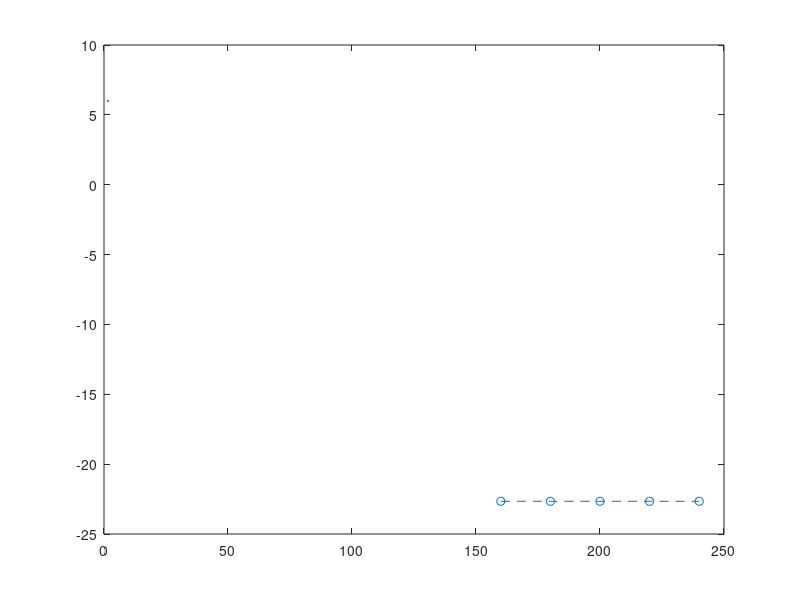

Recreate this plot in MATLAB. (Note: this script raises an error after producing the figure.)
clear
clc

cutoff_number = [160, 180, 200, 220, 240];
final_energy = [-22.6585633143, -22.6585595501, -22.6585580159, -22.6585658449, -22.6585653458];

figure(1)
plot(cutoff_number,final_energy,'o--',LineWidth=1.5,MarkerSize=6)
ax = gca;
ax.XAxis.FontSize = 16;
ax.YAxis.FontSize = 16;
ylabel("Final Energy (Ry)",FontSize=20)
xlabel("Charge Density Energy Cutoff (Ry)",FontSize=20)
ylim([-22.66,-22.65])
fig = gcf;
fig.Position(3:4)=[1000,800];